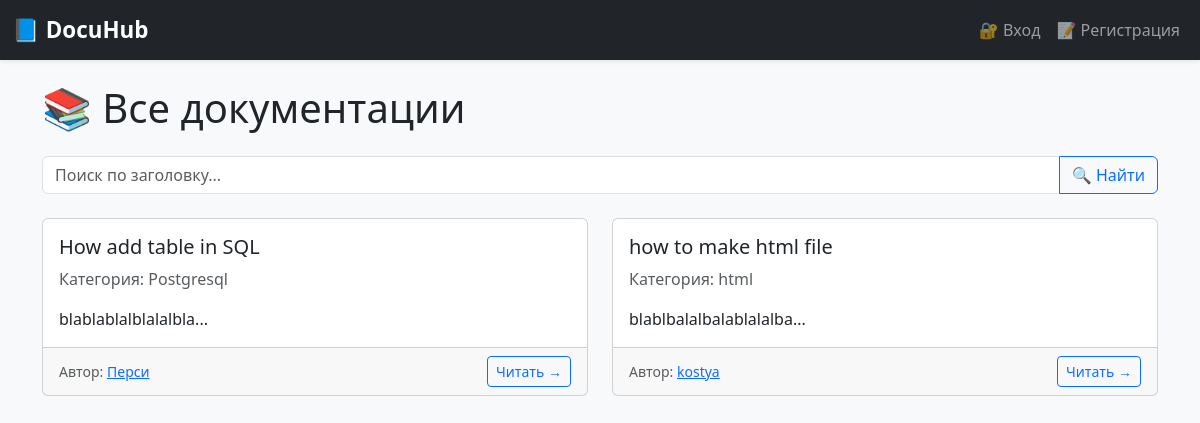
Before: / with the older database file.
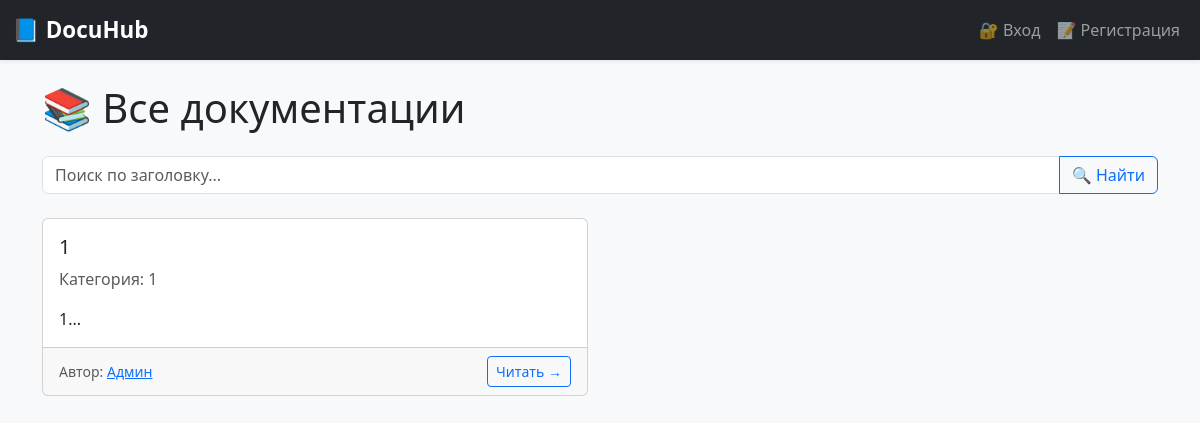
After: the same page with the newer database file.
### app/models.py (models this page shows)
class Documentation(db.Model):
    id = db.Column(db.Integer, primary_key=True)
    title = db.Column(db.String(200), nullable=False)
    content = db.Column(db.Text, nullable=False)
    category = db.Column(db.String(100), nullable=False)
    created_by = db.Column(db.Integer, db.ForeignKey('user.id'))
    author = db.relationship('User', backref='docs', lazy=True)

class User(UserMixin, db.Model):
    id = db.Column(db.Integer, primary_key=True)
    username = db.Column(db.String(100), unique=True, nullable=False)
    email = db.Column(db.String(100), unique=True, nullable=False)
    password = db.Column(db.String(255), nullable=False)

### app/routes.py (the view)
@bp.route('/')
def index():
    query = request.args.get('q')
    if query:
        docs = Documentation.query.filter(Documentation.title.ilike(f"%{query}%")).all()
    else:
        docs = Documentation.query.all()
    return render_template('index.html', docs=docs)

### app/templates/index.html
{% extends 'base.html' %}
{% block content %}
<h1 class="mb-4">📚 Все документации</h1>
<form method="GET" action="{{ url_for('main.index') }}" class="mb-4">
    <div class="input-group">
        <input type="text" name="q" class="form-control" placeholder="Поиск по заголовку..." value="{{ request.args.get('q', '') }}">
        <button type="submit" class="btn btn-outline-primary">🔍 Найти</button>
    </div>
</form>
{% if docs %}
    <div class="row row-cols-1 row-cols-md-2 g-4">
    {% for doc in docs %}
        <div class="col">
            <div class="card card-hover h-100">
                <div class="card-body">
                    <h5 class="card-title">{{ doc.title }}</h5>
                    <p class="card-text text-muted">Категория: {{ doc.category }}</p>
                    <p class="card-text">{{ doc.content[:150] }}...</p>
                </div>
                <div class="card-footer d-flex justify-content-between align-items-center">
                    <small class="text-muted">
                        Автор:
                        <a href="{{ url_for('main.user_profile', user_id=doc.author.id) }}">
                            {{ doc.author.username }}
                        </a>
                    </small>
                    <a href="{{ url_for('main.view_doc', doc_id=doc.id) }}" class="btn btn-sm btn-outline-primary">Читать →</a>
                </div>
            </div>
        </div>
    {% endfor %}
    </div>
{% else %}
    <p>Документации не найдены.</p>
{% endif %}
{% endblock %}

### app/templates/base.html (shortened to what this page needs)
<!DOCTYPE html>
<html lang="ru">
<head>
    <link href="https://cdn.jsdelivr.net/npm/bootstrap@5.3.0/dist/css/bootstrap.min.css" rel="stylesheet">
    <link href="{{ url_for('static', filename='css/style.css') }}" rel="stylesheet">
</head>
<body>
<nav class="navbar navbar-expand-lg navbar-dark bg-dark shadow-sm">
    <div class="container-fluid">
        <a class="navbar-brand fw-bold" href="{{ url_for('main.index') }}">📘 DocuHub</a>
        <div class="collapse navbar-collapse">
            <ul class="navbar-nav ms-auto">
                {% if current_user.is_authenticated %}
                    <li class="nav-item"><a class="nav-link" href="{{ url_for('main.upload_doc') }}">➕ Добавить</a></li>
                    <li class="nav-item"><a class="nav-link" href="{{ url_for('main.user_profile', user_id=current_user.id) }}">👤 Кабинет</a></li>
                    <li class="nav-item"><a class="nav-link" href="{{ url_for('main.logout') }}">🚪 Выход</a></li>
                {% else %}
                    <li class="nav-item"><a class="nav-link" href="{{ url_for('main.login') }}">🔐 Вход</a></li>
                    <li class="nav-item"><a class="nav-link" href="{{ url_for('main.register') }}">📝 Регистрация</a></li>
                {% endif %}
            </ul>
        </div>
    </div>
</nav>
<div class="container py-4">
    {% block content %}{% endblock %}
</div>
</body>
</html>

### app/static/css/style.css (style rules this page uses)
body { background: #f8f9fa; font-family: "Segoe UI", sans-serif; }
.navbar-brand { font-size: 1.4rem; animation: fadeIn 1.5s ease-in-out; }
.card-hover { transition: transform 0.3s ease; }
.card-hover { transition: transform 0.3s ease, box-shadow 0.3s ease; }

Changed rows visible on the page:
removed Documentation: title "how to make html file", category "html", content "blablbalalbalablalalba", author.username "kostya"
changed Documentation: title "How add table in SQL" → "1"; category "Postgresql" → "1"; content "blablablalblalalbla" → "1"; author.username "Перси" → "Админ"
